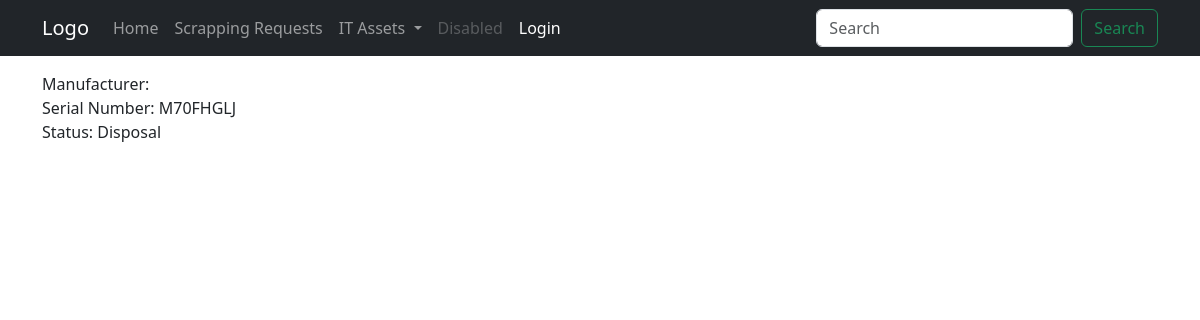
The page /nanoassets/instance/M70FHGLJ/ on the database as committed earlier.
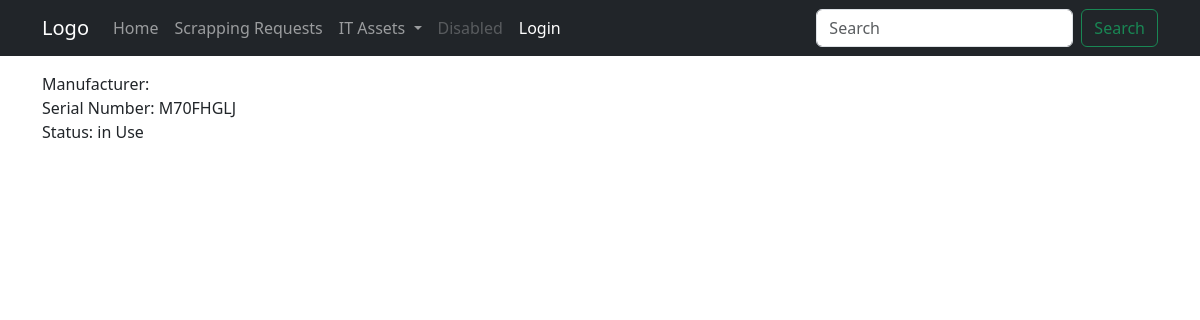
The same page on the database as committed later.
### nanoassets/models.py (models this page shows, shortened)
class Instance(models.Model):
    serial_number = models.CharField(
        primary_key=True, max_length=20, help_text='enter serial #')
    model_type = models.ForeignKey("nanoassets.ModelType", verbose_name=_(
        "Model / Type"), on_delete=models.SET_NULL, null=True, blank=True)
    owner = models.ForeignKey(User, verbose_name=_(
        "Owner"), on_delete=models.SET_NULL, null=True, blank=True)
    INSTANCE_STATUS = (
        ('A', 'Available'),
        ('U', 'in Use'),
        ('R', 'in Repair'),
        ('S', 'Scrapped')
    )
    status = models.CharField(max_length=15, choices=INSTANCE_STATUS,
                              default='Available', help_text='Asset availability')
    eol_date = models.DateField(null=True, blank=True)
    scrap_request = models.ForeignKey("nanoassets.ScrapRequest", verbose_name=_(
        "Scrap Request"), on_delete=models.SET_NULL, null=True, blank=True)
    class Meta:
        ordering = ['model_type', 'eol_date',]

### nanoassets/views.py (the view)
# urls.py: path('instance/<pk>/', views.InstanceDetailView.as_view(),
class InstanceDetailView(generic.DetailView):
    model = Instance

### nanoassets/templates/nanoassets/instance_detail.html
{% extends 'base.html' %}
{% block page_content %}
    <div>Manufacturer: {{ instance.manufacturer }}</div>
    <div>Serial Number: {{ instance.serial_number }}</div>
    <div>Status: {{ instance.get_status_display }}</div>
{% endblock page_content %}

Rows that differ between the two databases and show on the page:
changed Instance "M70FHGLJ": status "Disposal" → "in Use"
